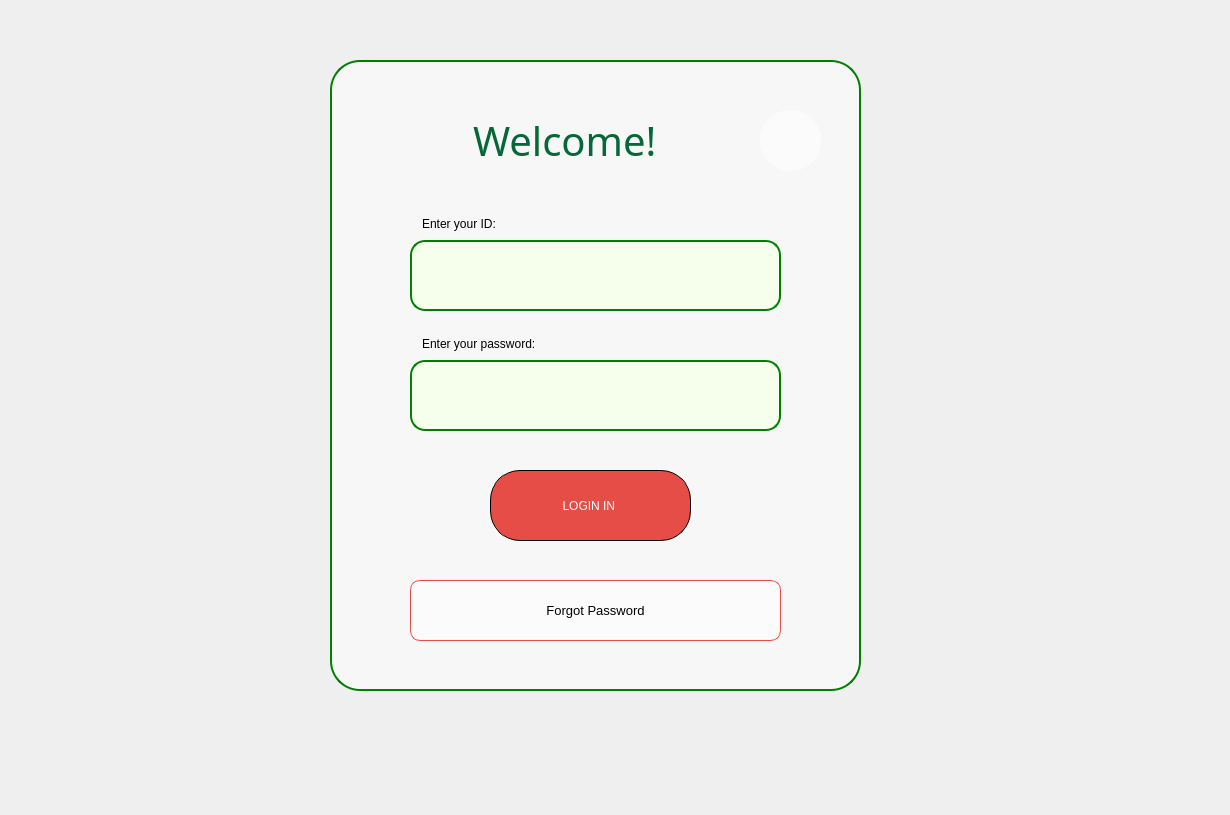
<?xml version="1.0" encoding="UTF-8"?>
<ui version="4.0">
 <class>login</class>
 <widget class="QDialog" name="login">
  <property name="geometry">
   <rect>
    <x>0</x>
    <y>0</y>
    <width>1230</width>
    <height>815</height>
   </rect>
  </property>
  <property name="windowTitle">
   <string>Dialog</string>
  </property>
  <widget class="QFrame" name="login_frame">
   <property name="geometry">
    <rect>
     <x>330</x>
     <y>60</y>
     <width>531</width>
     <height>631</height>
    </rect>
   </property>
   <property name="styleSheet">
    <string notr="true">background-color: rgba(255,255,255, 0.5);
border:2px solid green;
border-radius: 30px;</string>
   </property>
   <property name="frameShape">
    <enum>QFrame::Shape::StyledPanel</enum>
   </property>
   <property name="frameShadow">
    <enum>QFrame::Shadow::Raised</enum>
   </property>
   <widget class="QLineEdit" name="Id_login">
    <property name="geometry">
     <rect>
      <x>80</x>
      <y>180</y>
      <width>371</width>
      <height>71</height>
     </rect>
    </property>
    <property name="styleSheet">
     <string notr="true">color: rgb(118, 118, 118);
background-color: rgb(250, 255, 230);
background-color: rgb(245, 255, 235);
border-radius:15px;</string>
    </property>
    <property name="text">
     <string/>
    </property>
   </widget>
   <widget class="QLineEdit" name="Password_login">
    <property name="geometry">
     <rect>
      <x>80</x>
      <y>300</y>
      <width>371</width>
      <height>71</height>
     </rect>
    </property>
    <property name="styleSheet">
     <string notr="true">color: rgb(118, 118, 118);
background-color: rgb(250, 255, 230);
background-color: rgb(245, 255, 235);
border-radius:15px;</string>
    </property>
    <property name="text">
     <string/>
    </property>
   </widget>
   <widget class="QLabel" name="label_3">
    <property name="geometry">
     <rect>
      <x>430</x>
      <y>50</y>
      <width>61</width>
      <height>61</height>
     </rect>
    </property>
    <property name="styleSheet">
     <string notr="true">border:none;</string>
    </property>
    <property name="text">
     <string/>
    </property>
    <property name="pixmap">
     <pixmap>C:/Users/user/Downloads/key.png</pixmap>
    </property>
    <property name="scaledContents">
     <bool>true</bool>
    </property>
   </widget>
   <widget class="QLineEdit" name="lineEdit">
    <property name="geometry">
     <rect>
      <x>60</x>
      <y>40</y>
      <width>351</width>
      <height>81</height>
     </rect>
    </property>
    <property name="font">
     <font>
      <family>Segoe Print</family>
      <pointsize>30</pointsize>
     </font>
    </property>
    <property name="styleSheet">
     <string notr="true">border:none;
color: rgb(5, 104, 57);
background-color: rgba(255,255,255, 0);

</string>
    </property>
    <property name="text">
     <string>Welcome!</string>
    </property>
    <property name="cursorPosition">
     <number>8</number>
    </property>
    <property name="alignment">
     <set>Qt::AlignmentFlag::AlignCenter</set>
    </property>
   </widget>
   <widget class="QPushButton" name="Login_Button">
    <property name="geometry">
     <rect>
      <x>160</x>
      <y>410</y>
      <width>201</width>
      <height>71</height>
     </rect>
    </property>
    <property name="styleSheet">
     <string notr="true">border: 1px solid black;
font: 10pt &quot;Segoe Print&quot;;

background-color: rgb(97, 0, 0);

color: rgb(255, 255, 255);

background-color: rgb(171, 168, 111);
background-color: rgb(97, 0, 0);
background-color: rgb(231, 77, 71);



border-radius:30px;
</string>
    </property>
    <property name="text">
     <string>LOGIN IN </string>
    </property>
   </widget>
   <widget class="QPushButton" name="forgotpassword_Button">
    <property name="geometry">
     <rect>
      <x>80</x>
      <y>520</y>
      <width>371</width>
      <height>61</height>
     </rect>
    </property>
    <property name="styleSheet">
     <string notr="true">border: 1px solid black;
color: rgb(231, 77, 71);
background-color: rgb(97, 0, 0);

color: rgb(255, 255, 255);
font: 10pt ;

background-color: rgb(171, 168, 111);
background-color: rgb(97, 0, 0);
background-color: rgb(231, 77, 71);

border-radius:10px;
border-color: rgb(231, 77, 71);
background-color: rgba(255,255,255, 0.5);
color: rgb(231, 77, 71);
color: rgb(0, 0, 0);</string>
    </property>
    <property name="text">
     <string>Forgot Password</string>
    </property>
    <property name="icon">
     <iconset>
      <normalon>C:/Users/user/Downloads/right-arrow.png</normalon>
     </iconset>
    </property>
   </widget>
   <widget class="QLineEdit" name="lineEdit_2">
    <property name="geometry">
     <rect>
      <x>90</x>
      <y>150</y>
      <width>241</width>
      <height>28</height>
     </rect>
    </property>
    <property name="styleSheet">
     <string notr="true">border:none;
color: rgb(0, 0, 0);
background-color: rgba(255,255,255, 0);</string>
    </property>
    <property name="text">
     <string>Enter your ID:</string>
    </property>
   </widget>
   <widget class="QLineEdit" name="lineEdit_4">
    <property name="geometry">
     <rect>
      <x>90</x>
      <y>270</y>
      <width>241</width>
      <height>28</height>
     </rect>
    </property>
    <property name="styleSheet">
     <string notr="true">border:none;
color: rgb(0, 0, 0);
background-color: rgba(255,255,255, 0);</string>
    </property>
    <property name="text">
     <string>Enter your password:</string>
    </property>
   </widget>
  </widget>
 </widget>
 <resources/>
 <connections/>
</ui>
